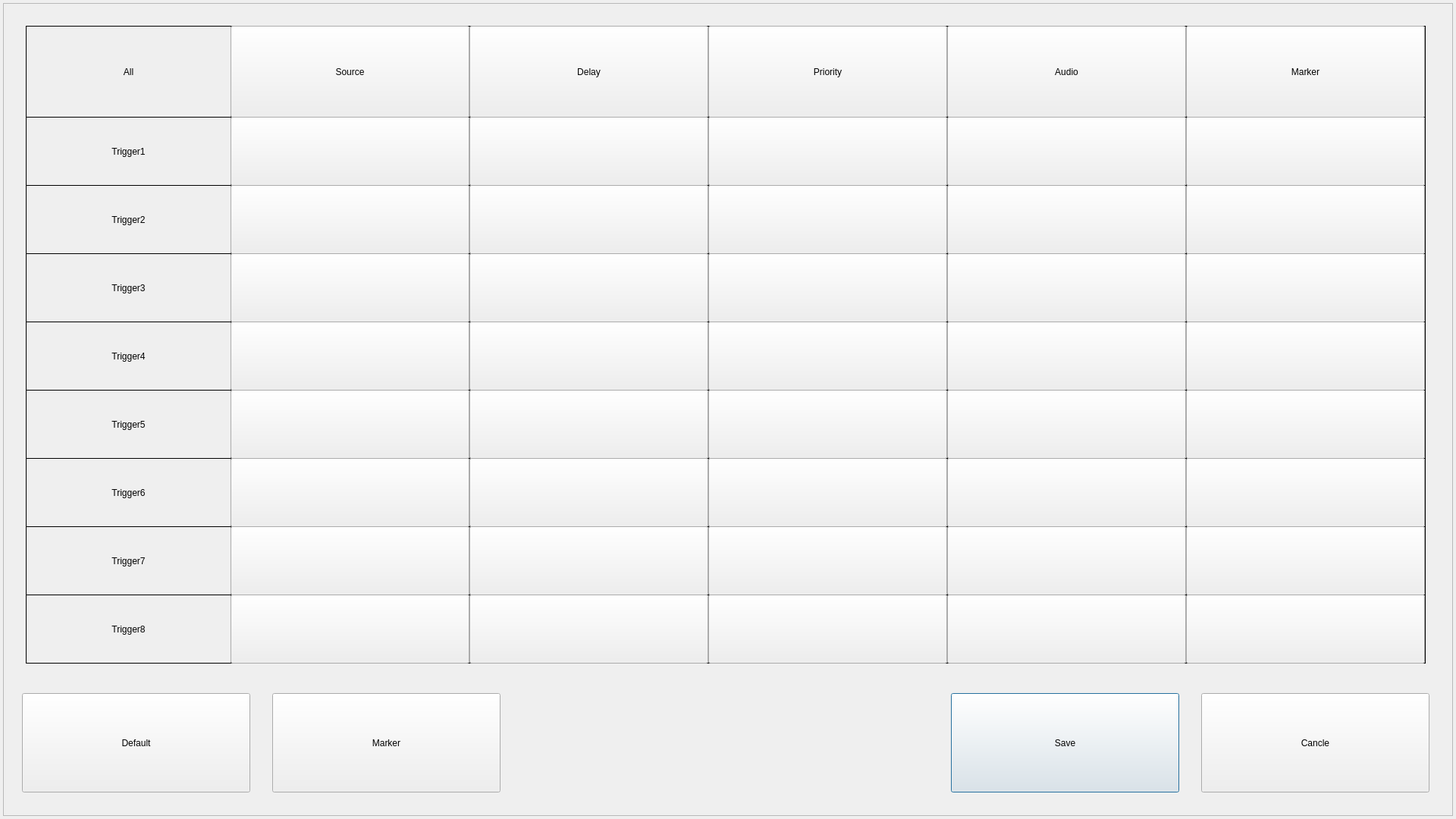
<?xml version="1.0" encoding="UTF-8"?>
<ui version="4.0">
 <class>TriggerInputDialog1080p</class>
 <widget class="QDialog" name="TriggerInputDialog1080p">
  <property name="geometry">
   <rect>
    <x>0</x>
    <y>0</y>
    <width>1920</width>
    <height>1080</height>
   </rect>
  </property>
  <property name="windowTitle">
   <string>TRIGGER INPUT PROPERTY</string>
  </property>
  <widget class="QFrame" name="frame">
   <property name="geometry">
    <rect>
     <x>4</x>
     <y>4</y>
     <width>1912</width>
     <height>1072</height>
    </rect>
   </property>
   <property name="maximumSize">
    <size>
     <width>16777215</width>
     <height>16777215</height>
    </size>
   </property>
   <property name="frameShape">
    <enum>QFrame::StyledPanel</enum>
   </property>
   <property name="frameShadow">
    <enum>QFrame::Raised</enum>
   </property>
   <widget class="QLabel" name="labelAll">
    <property name="geometry">
     <rect>
      <x>30</x>
      <y>30</y>
      <width>271</width>
      <height>121</height>
     </rect>
    </property>
    <property name="frameShape">
     <enum>QFrame::Box</enum>
    </property>
    <property name="text">
     <string>All</string>
    </property>
    <property name="alignment">
     <set>Qt::AlignCenter</set>
    </property>
   </widget>
   <widget class="QLabel" name="labelTrigger1">
    <property name="geometry">
     <rect>
      <x>30</x>
      <y>150</y>
      <width>271</width>
      <height>91</height>
     </rect>
    </property>
    <property name="frameShape">
     <enum>QFrame::Box</enum>
    </property>
    <property name="text">
     <string notr="true">Trigger1</string>
    </property>
    <property name="alignment">
     <set>Qt::AlignCenter</set>
    </property>
   </widget>
   <widget class="QLabel" name="labelTrigger2">
    <property name="geometry">
     <rect>
      <x>30</x>
      <y>240</y>
      <width>271</width>
      <height>91</height>
     </rect>
    </property>
    <property name="frameShape">
     <enum>QFrame::Box</enum>
    </property>
    <property name="text">
     <string notr="true">Trigger2</string>
    </property>
    <property name="alignment">
     <set>Qt::AlignCenter</set>
    </property>
   </widget>
   <widget class="QLabel" name="labelTrigger3">
    <property name="geometry">
     <rect>
      <x>30</x>
      <y>330</y>
      <width>271</width>
      <height>91</height>
     </rect>
    </property>
    <property name="frameShape">
     <enum>QFrame::Box</enum>
    </property>
    <property name="text">
     <string notr="true">Trigger3</string>
    </property>
    <property name="alignment">
     <set>Qt::AlignCenter</set>
    </property>
   </widget>
   <widget class="QLabel" name="labelTrigger4">
    <property name="geometry">
     <rect>
      <x>30</x>
      <y>420</y>
      <width>271</width>
      <height>91</height>
     </rect>
    </property>
    <property name="frameShape">
     <enum>QFrame::Box</enum>
    </property>
    <property name="text">
     <string notr="true">Trigger4</string>
    </property>
    <property name="alignment">
     <set>Qt::AlignCenter</set>
    </property>
   </widget>
   <widget class="QLabel" name="labelTrigger5">
    <property name="geometry">
     <rect>
      <x>30</x>
      <y>510</y>
      <width>271</width>
      <height>91</height>
     </rect>
    </property>
    <property name="frameShape">
     <enum>QFrame::Box</enum>
    </property>
    <property name="text">
     <string notr="true">Trigger5</string>
    </property>
    <property name="alignment">
     <set>Qt::AlignCenter</set>
    </property>
   </widget>
   <widget class="QLabel" name="labelTrigger6">
    <property name="geometry">
     <rect>
      <x>30</x>
      <y>600</y>
      <width>271</width>
      <height>91</height>
     </rect>
    </property>
    <property name="frameShape">
     <enum>QFrame::Box</enum>
    </property>
    <property name="text">
     <string notr="true">Trigger6</string>
    </property>
    <property name="alignment">
     <set>Qt::AlignCenter</set>
    </property>
   </widget>
   <widget class="QLabel" name="labelTrigger7">
    <property name="geometry">
     <rect>
      <x>30</x>
      <y>690</y>
      <width>271</width>
      <height>91</height>
     </rect>
    </property>
    <property name="frameShape">
     <enum>QFrame::Box</enum>
    </property>
    <property name="text">
     <string notr="true">Trigger7</string>
    </property>
    <property name="alignment">
     <set>Qt::AlignCenter</set>
    </property>
   </widget>
   <widget class="QLabel" name="labelTrigger8">
    <property name="geometry">
     <rect>
      <x>30</x>
      <y>780</y>
      <width>271</width>
      <height>91</height>
     </rect>
    </property>
    <property name="frameShape">
     <enum>QFrame::Box</enum>
    </property>
    <property name="text">
     <string notr="true">Trigger8</string>
    </property>
    <property name="alignment">
     <set>Qt::AlignCenter</set>
    </property>
   </widget>
   <widget class="QLabel" name="labelSourceAll">
    <property name="geometry">
     <rect>
      <x>300</x>
      <y>30</y>
      <width>316</width>
      <height>121</height>
     </rect>
    </property>
    <property name="frameShape">
     <enum>QFrame::Box</enum>
    </property>
    <property name="text">
     <string/>
    </property>
    <property name="alignment">
     <set>Qt::AlignCenter</set>
    </property>
   </widget>
   <widget class="QLabel" name="labelDelayAll">
    <property name="geometry">
     <rect>
      <x>615</x>
      <y>30</y>
      <width>316</width>
      <height>121</height>
     </rect>
    </property>
    <property name="frameShape">
     <enum>QFrame::Box</enum>
    </property>
    <property name="text">
     <string/>
    </property>
    <property name="alignment">
     <set>Qt::AlignCenter</set>
    </property>
   </widget>
   <widget class="QLabel" name="labelPriorityAll">
    <property name="geometry">
     <rect>
      <x>930</x>
      <y>30</y>
      <width>316</width>
      <height>121</height>
     </rect>
    </property>
    <property name="frameShape">
     <enum>QFrame::Box</enum>
    </property>
    <property name="text">
     <string/>
    </property>
    <property name="alignment">
     <set>Qt::AlignCenter</set>
    </property>
   </widget>
   <widget class="QLabel" name="labelAudioAll">
    <property name="geometry">
     <rect>
      <x>1245</x>
      <y>30</y>
      <width>316</width>
      <height>121</height>
     </rect>
    </property>
    <property name="frameShape">
     <enum>QFrame::Box</enum>
    </property>
    <property name="text">
     <string/>
    </property>
    <property name="alignment">
     <set>Qt::AlignCenter</set>
    </property>
   </widget>
   <widget class="QLabel" name="labelSource1">
    <property name="geometry">
     <rect>
      <x>300</x>
      <y>150</y>
      <width>316</width>
      <height>91</height>
     </rect>
    </property>
    <property name="frameShape">
     <enum>QFrame::Box</enum>
    </property>
    <property name="text">
     <string notr="true"/>
    </property>
    <property name="alignment">
     <set>Qt::AlignCenter</set>
    </property>
   </widget>
   <widget class="QLabel" name="labelDelay1">
    <property name="geometry">
     <rect>
      <x>615</x>
      <y>150</y>
      <width>316</width>
      <height>91</height>
     </rect>
    </property>
    <property name="frameShape">
     <enum>QFrame::Box</enum>
    </property>
    <property name="text">
     <string notr="true"/>
    </property>
    <property name="alignment">
     <set>Qt::AlignCenter</set>
    </property>
   </widget>
   <widget class="QPushButton" name="buttonSave">
    <property name="geometry">
     <rect>
      <x>1250</x>
      <y>910</y>
      <width>301</width>
      <height>131</height>
     </rect>
    </property>
    <property name="text">
     <string>Save</string>
    </property>
   </widget>
   <widget class="QPushButton" name="buttonClose">
    <property name="geometry">
     <rect>
      <x>1580</x>
      <y>910</y>
      <width>301</width>
      <height>131</height>
     </rect>
    </property>
    <property name="text">
     <string>Cancle</string>
    </property>
   </widget>
   <widget class="QPushButton" name="buttonDefault">
    <property name="geometry">
     <rect>
      <x>25</x>
      <y>910</y>
      <width>301</width>
      <height>131</height>
     </rect>
    </property>
    <property name="text">
     <string>Default</string>
    </property>
   </widget>
   <widget class="QLabel" name="labelPriority1">
    <property name="geometry">
     <rect>
      <x>930</x>
      <y>150</y>
      <width>316</width>
      <height>91</height>
     </rect>
    </property>
    <property name="frameShape">
     <enum>QFrame::Box</enum>
    </property>
    <property name="text">
     <string notr="true"/>
    </property>
    <property name="alignment">
     <set>Qt::AlignCenter</set>
    </property>
   </widget>
   <widget class="QLabel" name="labelAudio1">
    <property name="geometry">
     <rect>
      <x>1245</x>
      <y>150</y>
      <width>316</width>
      <height>91</height>
     </rect>
    </property>
    <property name="frameShape">
     <enum>QFrame::Box</enum>
    </property>
    <property name="text">
     <string notr="true"/>
    </property>
    <property name="alignment">
     <set>Qt::AlignCenter</set>
    </property>
   </widget>
   <widget class="QLabel" name="labelSource2">
    <property name="geometry">
     <rect>
      <x>300</x>
      <y>240</y>
      <width>316</width>
      <height>91</height>
     </rect>
    </property>
    <property name="frameShape">
     <enum>QFrame::Box</enum>
    </property>
    <property name="text">
     <string/>
    </property>
    <property name="alignment">
     <set>Qt::AlignCenter</set>
    </property>
   </widget>
   <widget class="QLabel" name="labelSource3">
    <property name="geometry">
     <rect>
      <x>300</x>
      <y>330</y>
      <width>316</width>
      <height>91</height>
     </rect>
    </property>
    <property name="frameShape">
     <enum>QFrame::Box</enum>
    </property>
    <property name="text">
     <string/>
    </property>
    <property name="alignment">
     <set>Qt::AlignCenter</set>
    </property>
   </widget>
   <widget class="QLabel" name="labelSource4">
    <property name="geometry">
     <rect>
      <x>300</x>
      <y>420</y>
      <width>316</width>
      <height>91</height>
     </rect>
    </property>
    <property name="frameShape">
     <enum>QFrame::Box</enum>
    </property>
    <property name="text">
     <string/>
    </property>
    <property name="alignment">
     <set>Qt::AlignCenter</set>
    </property>
   </widget>
   <widget class="QLabel" name="labelSource5">
    <property name="geometry">
     <rect>
      <x>300</x>
      <y>510</y>
      <width>316</width>
      <height>91</height>
     </rect>
    </property>
    <property name="frameShape">
     <enum>QFrame::Box</enum>
    </property>
    <property name="text">
     <string/>
    </property>
    <property name="alignment">
     <set>Qt::AlignCenter</set>
    </property>
   </widget>
   <widget class="QLabel" name="labelSource6">
    <property name="geometry">
     <rect>
      <x>300</x>
      <y>600</y>
      <width>316</width>
      <height>91</height>
     </rect>
    </property>
    <property name="frameShape">
     <enum>QFrame::Box</enum>
    </property>
    <property name="text">
     <string/>
    </property>
    <property name="alignment">
     <set>Qt::AlignCenter</set>
    </property>
   </widget>
   <widget class="QLabel" name="labelSource7">
    <property name="geometry">
     <rect>
      <x>300</x>
      <y>690</y>
      <width>316</width>
      <height>91</height>
     </rect>
    </property>
    <property name="frameShape">
     <enum>QFrame::Box</enum>
    </property>
    <property name="text">
     <string/>
    </property>
    <property name="alignment">
     <set>Qt::AlignCenter</set>
    </property>
   </widget>
   <widget class="QLabel" name="labelSource8">
    <property name="geometry">
     <rect>
      <x>300</x>
      <y>780</y>
      <width>316</width>
      <height>91</height>
     </rect>
    </property>
    <property name="frameShape">
     <enum>QFrame::Box</enum>
    </property>
    <property name="text">
     <string/>
    </property>
    <property name="alignment">
     <set>Qt::AlignCenter</set>
    </property>
   </widget>
   <widget class="QLabel" name="labelDelay2">
    <property name="geometry">
     <rect>
      <x>615</x>
      <y>240</y>
      <width>316</width>
      <height>91</height>
     </rect>
    </property>
    <property name="frameShape">
     <enum>QFrame::Box</enum>
    </property>
    <property name="text">
     <string/>
    </property>
    <property name="alignment">
     <set>Qt::AlignCenter</set>
    </property>
   </widget>
   <widget class="QLabel" name="labelDelay3">
    <property name="geometry">
     <rect>
      <x>615</x>
      <y>330</y>
      <width>316</width>
      <height>91</height>
     </rect>
    </property>
    <property name="frameShape">
     <enum>QFrame::Box</enum>
    </property>
    <property name="text">
     <string/>
    </property>
    <property name="alignment">
     <set>Qt::AlignCenter</set>
    </property>
   </widget>
   <widget class="QLabel" name="labelDelay4">
    <property name="geometry">
     <rect>
      <x>615</x>
      <y>420</y>
      <width>316</width>
      <height>91</height>
     </rect>
    </property>
    <property name="frameShape">
     <enum>QFrame::Box</enum>
    </property>
    <property name="text">
     <string/>
    </property>
    <property name="alignment">
     <set>Qt::AlignCenter</set>
    </property>
   </widget>
   <widget class="QLabel" name="labelDelay5">
    <property name="geometry">
     <rect>
      <x>615</x>
      <y>510</y>
      <width>316</width>
      <height>91</height>
     </rect>
    </property>
    <property name="frameShape">
     <enum>QFrame::Box</enum>
    </property>
    <property name="text">
     <string/>
    </property>
    <property name="alignment">
     <set>Qt::AlignCenter</set>
    </property>
   </widget>
   <widget class="QLabel" name="labelDelay6">
    <property name="geometry">
     <rect>
      <x>615</x>
      <y>600</y>
      <width>316</width>
      <height>91</height>
     </rect>
    </property>
    <property name="frameShape">
     <enum>QFrame::Box</enum>
    </property>
    <property name="text">
     <string/>
    </property>
    <property name="alignment">
     <set>Qt::AlignCenter</set>
    </property>
   </widget>
   <widget class="QLabel" name="labelDelay7">
    <property name="geometry">
     <rect>
      <x>615</x>
      <y>690</y>
      <width>316</width>
      <height>91</height>
     </rect>
    </property>
    <property name="frameShape">
     <enum>QFrame::Box</enum>
    </property>
    <property name="text">
     <string/>
    </property>
    <property name="alignment">
     <set>Qt::AlignCenter</set>
    </property>
   </widget>
   <widget class="QLabel" name="labelDelay8">
    <property name="geometry">
     <rect>
      <x>615</x>
      <y>780</y>
      <width>316</width>
      <height>91</height>
     </rect>
    </property>
    <property name="frameShape">
     <enum>QFrame::Box</enum>
    </property>
    <property name="text">
     <string/>
    </property>
    <property name="alignment">
     <set>Qt::AlignCenter</set>
    </property>
   </widget>
   <widget class="QLabel" name="labelPriority2">
    <property name="geometry">
     <rect>
      <x>930</x>
      <y>240</y>
      <width>316</width>
      <height>91</height>
     </rect>
    </property>
    <property name="frameShape">
     <enum>QFrame::Box</enum>
    </property>
    <property name="text">
     <string/>
    </property>
    <property name="alignment">
     <set>Qt::AlignCenter</set>
    </property>
   </widget>
   <widget class="QLabel" name="labelPriority3">
    <property name="geometry">
     <rect>
      <x>930</x>
      <y>330</y>
      <width>316</width>
      <height>91</height>
     </rect>
    </property>
    <property name="frameShape">
     <enum>QFrame::Box</enum>
    </property>
    <property name="text">
     <string/>
    </property>
    <property name="alignment">
     <set>Qt::AlignCenter</set>
    </property>
   </widget>
   <widget class="QLabel" name="labelPriority4">
    <property name="geometry">
     <rect>
      <x>930</x>
      <y>420</y>
      <width>316</width>
      <height>91</height>
     </rect>
    </property>
    <property name="frameShape">
     <enum>QFrame::Box</enum>
    </property>
    <property name="text">
     <string/>
    </property>
    <property name="alignment">
     <set>Qt::AlignCenter</set>
    </property>
   </widget>
   <widget class="QLabel" name="labelPriority5">
    <property name="geometry">
     <rect>
      <x>930</x>
      <y>510</y>
      <width>316</width>
      <height>91</height>
     </rect>
    </property>
    <property name="frameShape">
     <enum>QFrame::Box</enum>
    </property>
    <property name="text">
     <string/>
    </property>
    <property name="alignment">
     <set>Qt::AlignCenter</set>
    </property>
   </widget>
   <widget class="QLabel" name="labelPriority6">
    <property name="geometry">
     <rect>
      <x>930</x>
      <y>600</y>
      <width>316</width>
      <height>91</height>
     </rect>
    </property>
    <property name="frameShape">
     <enum>QFrame::Box</enum>
    </property>
    <property name="text">
     <string/>
    </property>
    <property name="alignment">
     <set>Qt::AlignCenter</set>
    </property>
   </widget>
   <widget class="QLabel" name="labelPriority7">
    <property name="geometry">
     <rect>
      <x>930</x>
      <y>690</y>
      <width>316</width>
      <height>91</height>
     </rect>
    </property>
    <property name="frameShape">
     <enum>QFrame::Box</enum>
    </property>
    <property name="text">
     <string/>
    </property>
    <property name="alignment">
     <set>Qt::AlignCenter</set>
    </property>
   </widget>
   <widget class="QLabel" name="labelPriority8">
    <property name="geometry">
     <rect>
      <x>930</x>
      <y>780</y>
      <width>316</width>
      <height>91</height>
     </rect>
    </property>
    <property name="frameShape">
     <enum>QFrame::Box</enum>
    </property>
    <property name="text">
     <string/>
    </property>
    <property name="alignment">
     <set>Qt::AlignCenter</set>
    </property>
   </widget>
   <widget class="QLabel" name="labelAudio2">
    <property name="geometry">
     <rect>
      <x>1245</x>
      <y>240</y>
      <width>316</width>
      <height>91</height>
     </rect>
    </property>
    <property name="frameShape">
     <enum>QFrame::Box</enum>
    </property>
    <property name="text">
     <string notr="true"/>
    </property>
    <property name="alignment">
     <set>Qt::AlignCenter</set>
    </property>
   </widget>
   <widget class="QLabel" name="labelAudio3">
    <property name="geometry">
     <rect>
      <x>1245</x>
      <y>330</y>
      <width>316</width>
      <height>91</height>
     </rect>
    </property>
    <property name="frameShape">
     <enum>QFrame::Box</enum>
    </property>
    <property name="text">
     <string/>
    </property>
    <property name="alignment">
     <set>Qt::AlignCenter</set>
    </property>
   </widget>
   <widget class="QLabel" name="labelAudio4">
    <property name="geometry">
     <rect>
      <x>1245</x>
      <y>420</y>
      <width>316</width>
      <height>91</height>
     </rect>
    </property>
    <property name="frameShape">
     <enum>QFrame::Box</enum>
    </property>
    <property name="text">
     <string/>
    </property>
    <property name="alignment">
     <set>Qt::AlignCenter</set>
    </property>
   </widget>
   <widget class="QLabel" name="labelAudio5">
    <property name="geometry">
     <rect>
      <x>1245</x>
      <y>510</y>
      <width>316</width>
      <height>91</height>
     </rect>
    </property>
    <property name="frameShape">
     <enum>QFrame::Box</enum>
    </property>
    <property name="text">
     <string/>
    </property>
    <property name="alignment">
     <set>Qt::AlignCenter</set>
    </property>
   </widget>
   <widget class="QLabel" name="labelAudio6">
    <property name="geometry">
     <rect>
      <x>1245</x>
      <y>600</y>
      <width>316</width>
      <height>91</height>
     </rect>
    </property>
    <property name="frameShape">
     <enum>QFrame::Box</enum>
    </property>
    <property name="text">
     <string/>
    </property>
    <property name="alignment">
     <set>Qt::AlignCenter</set>
    </property>
   </widget>
   <widget class="QLabel" name="labelAudio7">
    <property name="geometry">
     <rect>
      <x>1245</x>
      <y>690</y>
      <width>316</width>
      <height>91</height>
     </rect>
    </property>
    <property name="frameShape">
     <enum>QFrame::Box</enum>
    </property>
    <property name="text">
     <string/>
    </property>
    <property name="alignment">
     <set>Qt::AlignCenter</set>
    </property>
   </widget>
   <widget class="QLabel" name="labelAudio8">
    <property name="geometry">
     <rect>
      <x>1245</x>
      <y>780</y>
      <width>316</width>
      <height>91</height>
     </rect>
    </property>
    <property name="frameShape">
     <enum>QFrame::Box</enum>
    </property>
    <property name="text">
     <string/>
    </property>
    <property name="alignment">
     <set>Qt::AlignCenter</set>
    </property>
   </widget>
   <widget class="QPushButton" name="buttonSourceAll">
    <property name="geometry">
     <rect>
      <x>300</x>
      <y>30</y>
      <width>315</width>
      <height>121</height>
     </rect>
    </property>
    <property name="text">
     <string>Source</string>
    </property>
   </widget>
   <widget class="QPushButton" name="buttonDelayAll">
    <property name="geometry">
     <rect>
      <x>615</x>
      <y>30</y>
      <width>315</width>
      <height>121</height>
     </rect>
    </property>
    <property name="text">
     <string>Delay</string>
    </property>
   </widget>
   <widget class="QPushButton" name="buttonPriorityAll">
    <property name="geometry">
     <rect>
      <x>930</x>
      <y>30</y>
      <width>315</width>
      <height>121</height>
     </rect>
    </property>
    <property name="text">
     <string>Priority</string>
    </property>
   </widget>
   <widget class="QPushButton" name="buttonAudioAll">
    <property name="geometry">
     <rect>
      <x>1245</x>
      <y>30</y>
      <width>315</width>
      <height>121</height>
     </rect>
    </property>
    <property name="text">
     <string>Audio</string>
    </property>
   </widget>
   <widget class="QPushButton" name="buttonEditMarker">
    <property name="geometry">
     <rect>
      <x>355</x>
      <y>910</y>
      <width>301</width>
      <height>131</height>
     </rect>
    </property>
    <property name="text">
     <string>Marker</string>
    </property>
   </widget>
   <widget class="QLabel" name="labelMarkerAll">
    <property name="geometry">
     <rect>
      <x>1560</x>
      <y>30</y>
      <width>316</width>
      <height>121</height>
     </rect>
    </property>
    <property name="frameShape">
     <enum>QFrame::Box</enum>
    </property>
    <property name="text">
     <string/>
    </property>
    <property name="alignment">
     <set>Qt::AlignCenter</set>
    </property>
   </widget>
   <widget class="QLabel" name="labelMarker1">
    <property name="geometry">
     <rect>
      <x>1560</x>
      <y>150</y>
      <width>316</width>
      <height>91</height>
     </rect>
    </property>
    <property name="frameShape">
     <enum>QFrame::Box</enum>
    </property>
    <property name="text">
     <string notr="true"/>
    </property>
    <property name="alignment">
     <set>Qt::AlignCenter</set>
    </property>
   </widget>
   <widget class="QLabel" name="labelMarker2">
    <property name="geometry">
     <rect>
      <x>1560</x>
      <y>240</y>
      <width>316</width>
      <height>91</height>
     </rect>
    </property>
    <property name="frameShape">
     <enum>QFrame::Box</enum>
    </property>
    <property name="text">
     <string notr="true"/>
    </property>
    <property name="alignment">
     <set>Qt::AlignCenter</set>
    </property>
   </widget>
   <widget class="QLabel" name="labelMarker3">
    <property name="geometry">
     <rect>
      <x>1560</x>
      <y>330</y>
      <width>316</width>
      <height>91</height>
     </rect>
    </property>
    <property name="frameShape">
     <enum>QFrame::Box</enum>
    </property>
    <property name="text">
     <string notr="true"/>
    </property>
    <property name="alignment">
     <set>Qt::AlignCenter</set>
    </property>
   </widget>
   <widget class="QLabel" name="labelMarker4">
    <property name="geometry">
     <rect>
      <x>1560</x>
      <y>420</y>
      <width>316</width>
      <height>91</height>
     </rect>
    </property>
    <property name="frameShape">
     <enum>QFrame::Box</enum>
    </property>
    <property name="text">
     <string notr="true"/>
    </property>
    <property name="alignment">
     <set>Qt::AlignCenter</set>
    </property>
   </widget>
   <widget class="QLabel" name="labelMarker5">
    <property name="geometry">
     <rect>
      <x>1560</x>
      <y>510</y>
      <width>316</width>
      <height>91</height>
     </rect>
    </property>
    <property name="frameShape">
     <enum>QFrame::Box</enum>
    </property>
    <property name="text">
     <string notr="true"/>
    </property>
    <property name="alignment">
     <set>Qt::AlignCenter</set>
    </property>
   </widget>
   <widget class="QLabel" name="labelMarker6">
    <property name="geometry">
     <rect>
      <x>1560</x>
      <y>600</y>
      <width>316</width>
      <height>91</height>
     </rect>
    </property>
    <property name="frameShape">
     <enum>QFrame::Box</enum>
    </property>
    <property name="text">
     <string notr="true"/>
    </property>
    <property name="alignment">
     <set>Qt::AlignCenter</set>
    </property>
   </widget>
   <widget class="QLabel" name="labelMarker7">
    <property name="geometry">
     <rect>
      <x>1560</x>
      <y>690</y>
      <width>316</width>
      <height>91</height>
     </rect>
    </property>
    <property name="frameShape">
     <enum>QFrame::Box</enum>
    </property>
    <property name="text">
     <string notr="true"/>
    </property>
    <property name="alignment">
     <set>Qt::AlignCenter</set>
    </property>
   </widget>
   <widget class="QLabel" name="labelMarker8">
    <property name="geometry">
     <rect>
      <x>1560</x>
      <y>780</y>
      <width>316</width>
      <height>91</height>
     </rect>
    </property>
    <property name="frameShape">
     <enum>QFrame::Box</enum>
    </property>
    <property name="text">
     <string notr="true"/>
    </property>
    <property name="alignment">
     <set>Qt::AlignCenter</set>
    </property>
   </widget>
   <widget class="QPushButton" name="buttonMarkerAll">
    <property name="geometry">
     <rect>
      <x>1560</x>
      <y>30</y>
      <width>315</width>
      <height>121</height>
     </rect>
    </property>
    <property name="text">
     <string>Marker</string>
    </property>
   </widget>
   <widget class="QPushButton" name="buttonSource1">
    <property name="geometry">
     <rect>
      <x>300</x>
      <y>150</y>
      <width>315</width>
      <height>91</height>
     </rect>
    </property>
    <property name="text">
     <string notr="true"/>
    </property>
   </widget>
   <widget class="QPushButton" name="buttonSource2">
    <property name="geometry">
     <rect>
      <x>300</x>
      <y>240</y>
      <width>315</width>
      <height>91</height>
     </rect>
    </property>
    <property name="text">
     <string notr="true"/>
    </property>
   </widget>
   <widget class="QPushButton" name="buttonSource3">
    <property name="geometry">
     <rect>
      <x>300</x>
      <y>330</y>
      <width>315</width>
      <height>91</height>
     </rect>
    </property>
    <property name="text">
     <string notr="true"/>
    </property>
   </widget>
   <widget class="QPushButton" name="buttonSource4">
    <property name="geometry">
     <rect>
      <x>300</x>
      <y>420</y>
      <width>315</width>
      <height>91</height>
     </rect>
    </property>
    <property name="text">
     <string notr="true"/>
    </property>
   </widget>
   <widget class="QPushButton" name="buttonSource5">
    <property name="geometry">
     <rect>
      <x>300</x>
      <y>510</y>
      <width>315</width>
      <height>91</height>
     </rect>
    </property>
    <property name="text">
     <string notr="true"/>
    </property>
   </widget>
   <widget class="QPushButton" name="buttonSource6">
    <property name="geometry">
     <rect>
      <x>300</x>
      <y>600</y>
      <width>315</width>
      <height>91</height>
     </rect>
    </property>
    <property name="text">
     <string notr="true"/>
    </property>
   </widget>
   <widget class="QPushButton" name="buttonSource7">
    <property name="geometry">
     <rect>
      <x>300</x>
      <y>690</y>
      <width>315</width>
      <height>91</height>
     </rect>
    </property>
    <property name="text">
     <string notr="true"/>
    </property>
   </widget>
   <widget class="QPushButton" name="buttonSource8">
    <property name="geometry">
     <rect>
      <x>300</x>
      <y>780</y>
      <width>315</width>
      <height>91</height>
     </rect>
    </property>
    <property name="text">
     <string notr="true"/>
    </property>
   </widget>
   <widget class="QPushButton" name="buttonDelay1">
    <property name="geometry">
     <rect>
      <x>615</x>
      <y>150</y>
      <width>315</width>
      <height>91</height>
     </rect>
    </property>
    <property name="text">
     <string notr="true"/>
    </property>
   </widget>
   <widget class="QPushButton" name="buttonDelay2">
    <property name="geometry">
     <rect>
      <x>615</x>
      <y>240</y>
      <width>315</width>
      <height>91</height>
     </rect>
    </property>
    <property name="text">
     <string notr="true"/>
    </property>
   </widget>
   <widget class="QPushButton" name="buttonDelay3">
    <property name="geometry">
     <rect>
      <x>615</x>
      <y>330</y>
      <width>315</width>
      <height>91</height>
     </rect>
    </property>
    <property name="text">
     <string notr="true"/>
    </property>
   </widget>
   <widget class="QPushButton" name="buttonDelay4">
    <property name="geometry">
     <rect>
      <x>615</x>
      <y>420</y>
      <width>315</width>
      <height>91</height>
     </rect>
    </property>
    <property name="text">
     <string notr="true"/>
    </property>
   </widget>
   <widget class="QPushButton" name="buttonDelay5">
    <property name="geometry">
     <rect>
      <x>615</x>
      <y>510</y>
      <width>315</width>
      <height>91</height>
     </rect>
    </property>
    <property name="text">
     <string notr="true"/>
    </property>
   </widget>
   <widget class="QPushButton" name="buttonDelay6">
    <property name="geometry">
     <rect>
      <x>615</x>
      <y>600</y>
      <width>315</width>
      <height>91</height>
     </rect>
    </property>
    <property name="text">
     <string notr="true"/>
    </property>
   </widget>
   <widget class="QPushButton" name="buttonDelay7">
    <property name="geometry">
     <rect>
      <x>615</x>
      <y>690</y>
      <width>315</width>
      <height>91</height>
     </rect>
    </property>
    <property name="text">
     <string notr="true"/>
    </property>
   </widget>
   <widget class="QPushButton" name="buttonDelay8">
    <property name="geometry">
     <rect>
      <x>615</x>
      <y>780</y>
      <width>315</width>
      <height>91</height>
     </rect>
    </property>
    <property name="text">
     <string notr="true"/>
    </property>
   </widget>
   <widget class="QPushButton" name="buttonPriority1">
    <property name="geometry">
     <rect>
      <x>930</x>
      <y>150</y>
      <width>315</width>
      <height>91</height>
     </rect>
    </property>
    <property name="text">
     <string notr="true"/>
    </property>
   </widget>
   <widget class="QPushButton" name="buttonPriority2">
    <property name="geometry">
     <rect>
      <x>930</x>
      <y>240</y>
      <width>315</width>
      <height>91</height>
     </rect>
    </property>
    <property name="text">
     <string notr="true"/>
    </property>
   </widget>
   <widget class="QPushButton" name="buttonPriority3">
    <property name="geometry">
     <rect>
      <x>930</x>
      <y>330</y>
      <width>315</width>
      <height>91</height>
     </rect>
    </property>
    <property name="text">
     <string notr="true"/>
    </property>
   </widget>
   <widget class="QPushButton" name="buttonPriority4">
    <property name="geometry">
     <rect>
      <x>930</x>
      <y>420</y>
      <width>315</width>
      <height>91</height>
     </rect>
    </property>
    <property name="text">
     <string notr="true"/>
    </property>
   </widget>
   <widget class="QPushButton" name="buttonPriority5">
    <property name="geometry">
     <rect>
      <x>930</x>
      <y>510</y>
      <width>315</width>
      <height>91</height>
     </rect>
    </property>
    <property name="text">
     <string notr="true"/>
    </property>
   </widget>
   <widget class="QPushButton" name="buttonPriority6">
    <property name="geometry">
     <rect>
      <x>930</x>
      <y>600</y>
      <width>315</width>
      <height>91</height>
     </rect>
    </property>
    <property name="text">
     <string notr="true"/>
    </property>
   </widget>
   <widget class="QPushButton" name="buttonPriority7">
    <property name="geometry">
     <rect>
      <x>930</x>
      <y>690</y>
      <width>315</width>
      <height>91</height>
     </rect>
    </property>
    <property name="text">
     <string notr="true"/>
    </property>
   </widget>
   <widget class="QPushButton" name="buttonPriority8">
    <property name="geometry">
     <rect>
      <x>930</x>
      <y>780</y>
      <width>315</width>
      <height>91</height>
     </rect>
    </property>
    <property name="text">
     <string notr="true"/>
    </property>
   </widget>
   <widget class="QPushButton" name="buttonAudio1">
    <property name="geometry">
     <rect>
      <x>1245</x>
      <y>150</y>
      <width>315</width>
      <height>91</height>
     </rect>
    </property>
    <property name="text">
     <string notr="true"/>
    </property>
   </widget>
   <widget class="QPushButton" name="buttonAudio2">
    <property name="geometry">
     <rect>
      <x>1245</x>
      <y>240</y>
      <width>315</width>
      <height>91</height>
     </rect>
    </property>
    <property name="text">
     <string notr="true"/>
    </property>
   </widget>
   <widget class="QPushButton" name="buttonAudio3">
    <property name="geometry">
     <rect>
      <x>1245</x>
      <y>330</y>
      <width>315</width>
      <height>91</height>
     </rect>
    </property>
    <property name="text">
     <string notr="true"/>
    </property>
   </widget>
   <widget class="QPushButton" name="buttonAudio4">
    <property name="geometry">
     <rect>
      <x>1245</x>
      <y>420</y>
      <width>315</width>
      <height>91</height>
     </rect>
    </property>
    <property name="text">
     <string notr="true"/>
    </property>
   </widget>
   <widget class="QPushButton" name="buttonAudio5">
    <property name="geometry">
     <rect>
      <x>1245</x>
      <y>510</y>
      <width>315</width>
      <height>91</height>
     </rect>
    </property>
    <property name="text">
     <string notr="true"/>
    </property>
   </widget>
   <widget class="QPushButton" name="buttonAudio6">
    <property name="geometry">
     <rect>
      <x>1245</x>
      <y>600</y>
      <width>315</width>
      <height>91</height>
     </rect>
    </property>
    <property name="text">
     <string notr="true"/>
    </property>
   </widget>
   <widget class="QPushButton" name="buttonAudio7">
    <property name="geometry">
     <rect>
      <x>1245</x>
      <y>690</y>
      <width>315</width>
      <height>91</height>
     </rect>
    </property>
    <property name="text">
     <string notr="true"/>
    </property>
   </widget>
   <widget class="QPushButton" name="buttonAudio8">
    <property name="geometry">
     <rect>
      <x>1245</x>
      <y>780</y>
      <width>315</width>
      <height>91</height>
     </rect>
    </property>
    <property name="text">
     <string notr="true"/>
    </property>
   </widget>
   <widget class="QPushButton" name="buttonMarker1">
    <property name="geometry">
     <rect>
      <x>1560</x>
      <y>150</y>
      <width>315</width>
      <height>91</height>
     </rect>
    </property>
    <property name="text">
     <string notr="true"/>
    </property>
   </widget>
   <widget class="QPushButton" name="buttonMarker2">
    <property name="geometry">
     <rect>
      <x>1560</x>
      <y>240</y>
      <width>315</width>
      <height>91</height>
     </rect>
    </property>
    <property name="text">
     <string notr="true"/>
    </property>
   </widget>
   <widget class="QPushButton" name="buttonMarker3">
    <property name="geometry">
     <rect>
      <x>1560</x>
      <y>330</y>
      <width>315</width>
      <height>91</height>
     </rect>
    </property>
    <property name="text">
     <string notr="true"/>
    </property>
   </widget>
   <widget class="QPushButton" name="buttonMarker4">
    <property name="geometry">
     <rect>
      <x>1560</x>
      <y>420</y>
      <width>315</width>
      <height>91</height>
     </rect>
    </property>
    <property name="text">
     <string notr="true"/>
    </property>
   </widget>
   <widget class="QPushButton" name="buttonMarker5">
    <property name="geometry">
     <rect>
      <x>1560</x>
      <y>510</y>
      <width>315</width>
      <height>91</height>
     </rect>
    </property>
    <property name="text">
     <string notr="true"/>
    </property>
   </widget>
   <widget class="QPushButton" name="buttonMarker6">
    <property name="geometry">
     <rect>
      <x>1560</x>
      <y>600</y>
      <width>315</width>
      <height>91</height>
     </rect>
    </property>
    <property name="text">
     <string notr="true"/>
    </property>
   </widget>
   <widget class="QPushButton" name="buttonMarker7">
    <property name="geometry">
     <rect>
      <x>1560</x>
      <y>690</y>
      <width>315</width>
      <height>91</height>
     </rect>
    </property>
    <property name="text">
     <string notr="true"/>
    </property>
   </widget>
   <widget class="QPushButton" name="buttonMarker8">
    <property name="geometry">
     <rect>
      <x>1560</x>
      <y>780</y>
      <width>315</width>
      <height>91</height>
     </rect>
    </property>
    <property name="text">
     <string notr="true"/>
    </property>
   </widget>
  </widget>
 </widget>
 <layoutdefault spacing="6" margin="11"/>
 <resources/>
 <connections/>
</ui>
